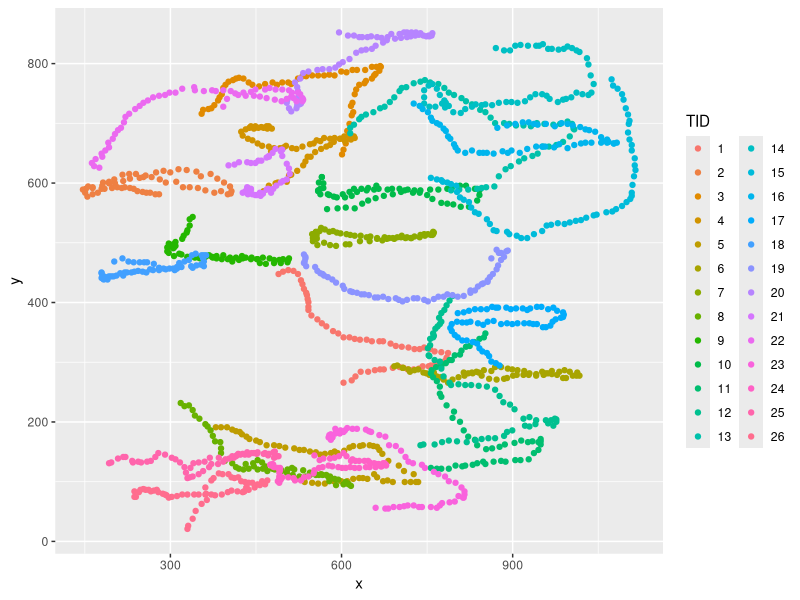

Reproduce this figure in R.
## ---- chunk 1
knitr::opts_chunk$set(echo = TRUE)
## ---- chunk 2
library(ggplot2)
## ---- chunk 3
cell <- read.csv("200-1-clean.csv")
head(cell)
## ---- chunk 4
cell$TID <- as.factor(cell$TID)
## ---- chunk 5
ggplot() +
  geom_point(data = cell, aes(x=x, y=y, colour = TID))
